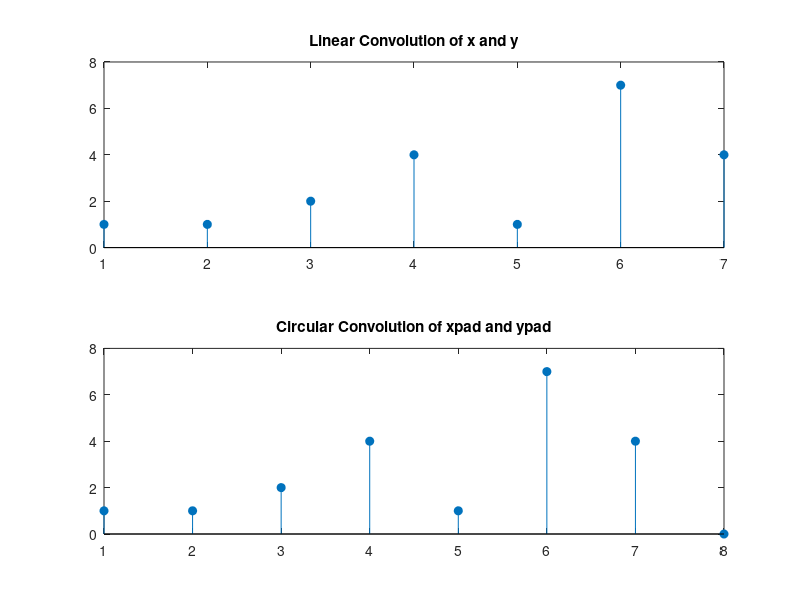

The MATLAB script that drew this image:
% 2. Σχέση γραμμικής συνέλιξης και κυκλικής συνέλιξης
% Δίνονται τα σήματα πεπερασμένου μήκους
% x1(n) = [1 2 3 4], n ∈ [0,3]
% x2(n) = [1 −1 1 1], n ∈ [0,3]
% Να υπολογίσετε
% - την γραμμική συνέλιξη y(n) των σημάτων x1(n) και x2(n)
% - την κυκλική συνέλιξη 4 σημείων y4(n) των σημάτων x1(n) και x2(n)
% Να βρείτε την σχέση της γραμμικής συνέλιξης και της κυκλικής συνέλιξης.

clc;
pkg load signal
x1 = [1 2 3 4];
x2 = [1 -1 1 1];

% γραμμική συνέλιξη y(n) των σημάτων x1(n) και x2(n)
clin = conv(x1,x2);
disp(clin);

% κυκλική συνέλιξη 4 σημείων y4(n) των σημάτων x1(n) και x2(n)
clin_4 = cconv(x1,x2,4);
disp(clin_4);

% σχέση γραμμικής συνέλιξης και κυκλικής συνέλιξης
xpad = [x1 zeros(1,8-length(x1))];
ypad = [x2 zeros(1,8-length(x2))];
ccirc = ifft(fft(xpad).*fft(ypad));

subplot(2,1,1)
stem(clin,'filled')
ylim([0 8])
title('Linear Convolution of x and y')

subplot(2,1,2)
stem(ccirc,'filled')
ylim([0 8])
title('Circular Convolution of xpad and ypad')




